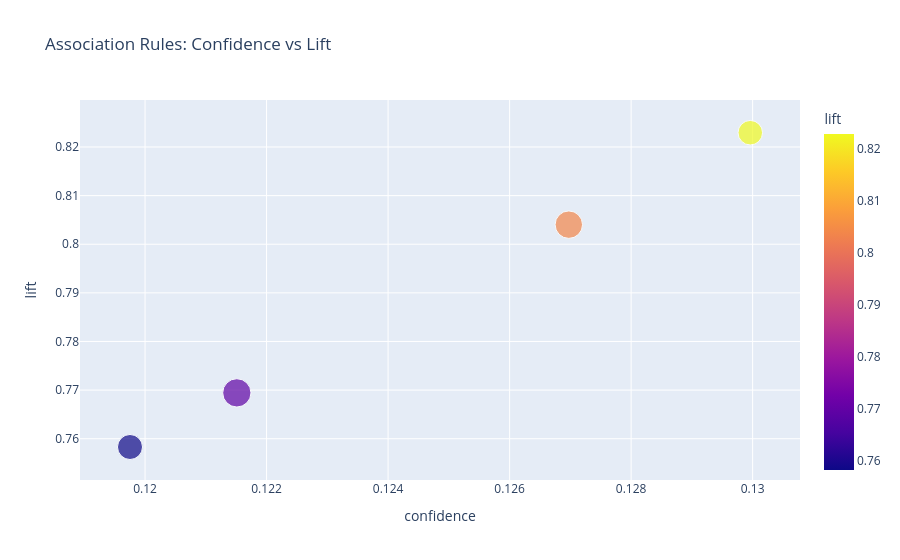

This figure's notebook cell:
### Markdown cell above
#### Plot: Scatter plot of lift vs confidence

### Code cell
fig = px.scatter(
   association_rules,
    x="confidence",
    y="lift",
    size="support",
    color="lift",
    hover_data=["antecedent_str", "consequent_str", "support", "confidence", "lift"],
    title="Association Rules: Confidence vs Lift"
)
fig.show()

### Figure 1 — Plotly figure (JSON) as saved in the notebook; plotly's stock layout.template omitted (floating-point values rounded to 4 significant figures)
{"data": [{"customdata": [["other vegetables", "whole milk", 0.01484], ["yogurt", "whole milk", 0.01116], ["rolls/buns", "whole milk", 0.01397], ["soda", "whole milk", 0.01163]], "hovertemplate": "confidence=%{x}<br>lift=%{marker.color}<br>support=%{customdata[2]}<br>antecedent_str=%{customdata[0]}<br>consequent_str=%{customdata[1]}<extra></extra>", "legendgroup": "", "marker": {"color": [0.7694, 0.8229, 0.804, 0.7583], "coloraxis": "coloraxis", "size": [0.01484, 0.01116, 0.01397, 0.01163], "sizemode": "area", "sizeref": 3.709e-05, "symbol": "circle"}, "mode": "markers", "name": "", "orientation": "v", "showlegend": false, "type": "scatter", "x": [0.1215, 0.13, 0.127, 0.1198], "xaxis": "x", "y": [0.7694, 0.8229, 0.804, 0.7583], "yaxis": "y"}], "layout": {"coloraxis": {"colorbar": {"title": {"text": "lift"}}, "colorscale": [[0, "#0d0887"], [0.1111, "#46039f"], [0.2222, "#7201a8"], [0.3333, "#9c179e"], [0.4444, "#bd3786"], [0.5556, "#d8576b"], [0.6667, "#ed7953"], [0.7778, "#fb9f3a"], [0.8889, "#fdca26"], [1, "#f0f921"]]}, "legend": {"itemsizing": "constant", "tracegroupgap": 0}, "title": {"text": "Association Rules: Confidence vs Lift"}, "xaxis": {"anchor": "y", "domain": [0, 1], "title": {"text": "confidence"}}, "yaxis": {"anchor": "x", "domain": [0, 1], "title": {"text": "lift"}}}}
